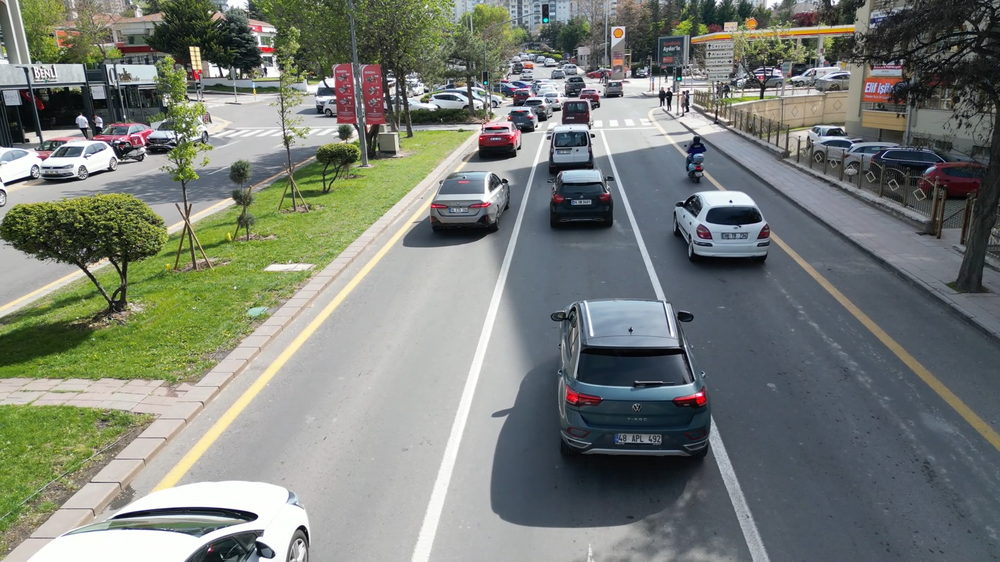
#> input picture video-data/kordinat.png, 1000 x 562 px, shrunk from 1919 x 1079 before the run
$ python -i ocr.py   (imports and definitions only)
#> lines starting #> are read from the running program, lines starting #| are printed output that depends on the picture; after the words box and inside, x2 and y2 are one past the last pixel; in counts of white or black regions, pixels touching at a corner belong together
#> further down, picture is the input picture: shape (562, 1000, 3); mean B, G, R 118.2, 125.7, 120.5
import cv2
import numpy as np
import pytesseract
import re

# Tesseract OCR yolunu ayarla
pytesseract.pytesseract.tesseract_cmd = r'C:\Program Files\Tesseract-OCR\tesseract.exe'

# Türkiye plaka bilgileri
PLATE_CITIES = {
    '01': 'Adana', '02': 'Adıyaman', '03': 'Afyonkarahisar', '04': 'Ağrı', '05': 'Amasya',
    '06': 'Ankara', '07': 'Antalya', '08': 'Artvin', '09': 'Aydın', '10': 'Balıkesir',
    '11': 'Bilecik', '12': 'Bingöl', '13': 'Bitlis', '14': 'Bolu', '15': 'Burdur',
    '16': 'Bursa', '17': 'Çanakkale', '18': 'Çankırı', '19': 'Çorum', '20': 'Denizli',
    '21': 'Diyarbakır', '22': 'Edirne', '23': 'Elazığ', '24': 'Erzincan', '25': 'Erzurum',
    '26': 'Eskişehir', '27': 'Gaziantep', '28': 'Giresun', '29': 'Gümüşhane', '30': 'Hakkari',
    '31': 'Hatay', '32': 'Isparta', '33': 'Mersin', '34': 'İstanbul', '35': 'İzmir',
    '36': 'Kars', '37': 'Kastamonu', '38': 'Kayseri', '39': 'Kırklareli', '40': 'Kırşehir',
    '41': 'Kocaeli', '42': 'Konya', '43': 'Kütahya', '44': 'Malatya', '45': 'Manisa',
    '46': 'Kahramanmaraş', '47': 'Mardin', '48': 'Muğla', '49': 'Muş', '50': 'Nevşehir',
    '51': 'Niğde', '52': 'Ordu', '53': 'Rize', '54': 'Sakarya', '55': 'Samsun',
    '56': 'Siirt', '57': 'Sinop', '58': 'Sivas', '59': 'Tekirdağ', '60': 'Tokat',
    '61': 'Trabzon', '62': 'Tunceli', '63': 'Şanlıurfa', '64': 'Uşak', '65': 'Van',
    '66': 'Yozgat', '67': 'Zonguldak', '68': 'Aksaray', '69': 'Bayburt', '70': 'Karaman',
    '71': 'Kırıkkale', '72': 'Batman', '73': 'Şırnak', '74': 'Bartın', '75': 'Ardahan',
    '76': 'Iğdır', '77': 'Yalova', '78': 'Karabük', '79': 'Kilis', '80': 'Osmaniye',
    '81': 'Düzce'
}

def preprocess_plate_image(plate_image):
    """
    Plaka görüntüsünü OCR için ön işleme adımlarından geçirir
    """
    # Gri tonlama
    gray = cv2.cvtColor(plate_image, cv2.COLOR_BGR2GRAY)
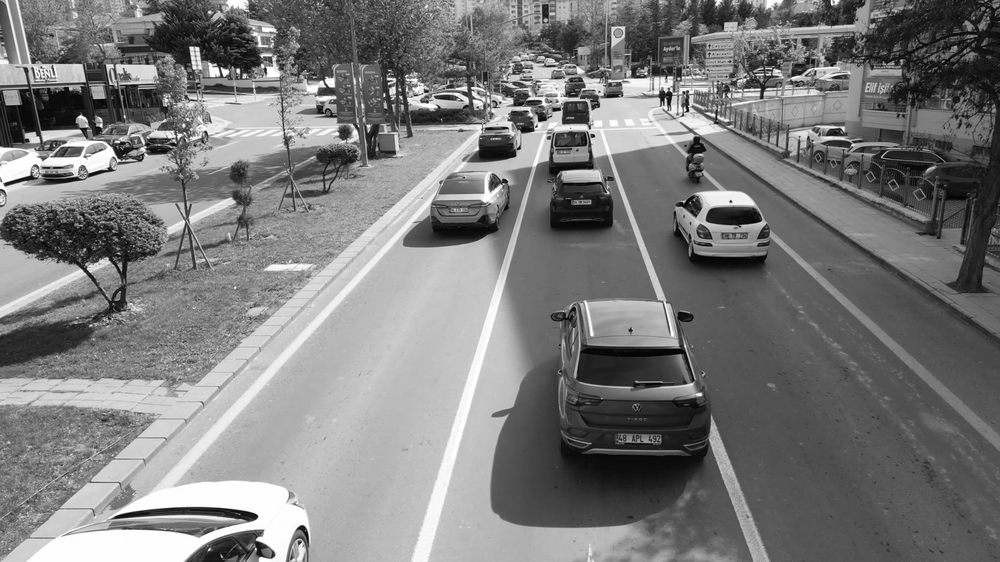
#> gray: shape (562, 1000); min 0, max 255, mean 123.3

    # Gürültü azaltma
    blur = cv2.GaussianBlur(gray, (5, 5), 0)

    # Adaptif eşikleme
    thresh = cv2.adaptiveThreshold(blur, 255, cv2.ADAPTIVE_THRESH_GAUSSIAN_C,
                                  cv2.THRESH_BINARY_INV, 19, 9)
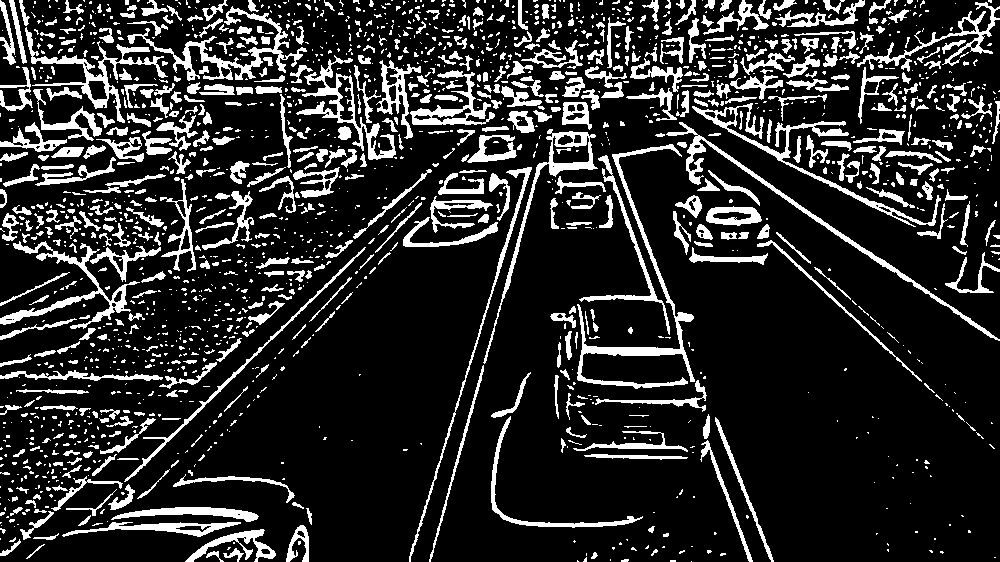
#> thresh: shape (562, 1000); 16.7% white; 1788 white regions (1222 under 20 px), largest, box (x1, y1, x2, y2) and area: (577, 144, 695, 389) 2796, (692, 103, 941, 227) 2279, (127, 6, 307, 81) 2197

    # Morfolojik işlemler (gürültü temizleme)
    kernel = cv2.getStructuringElement(cv2.MORPH_RECT, (3, 3))
    morph = cv2.morphologyEx(thresh, cv2.MORPH_CLOSE, kernel)
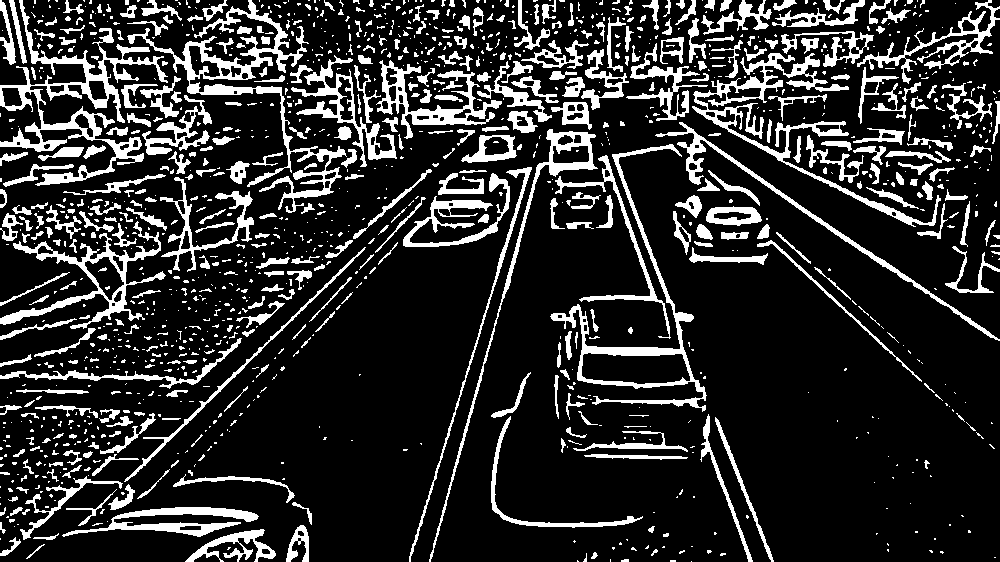
#> morph: shape (562, 1000); 17.6% white; 1282 white regions (868 under 20 px), largest, box (x1, y1, x2, y2) and area: (0, 0, 168, 186) 5815, (127, 0, 347, 213) 5387, (692, 53, 941, 227) 4471

    return morph

# [91 lines left out: functions read_license_plate, clean_plate_text, not called in this run]

>>> import cv2
>>> picture = cv2.imread('../video-data/kordinat.png')
>>> result = preprocess_plate_image(picture)
